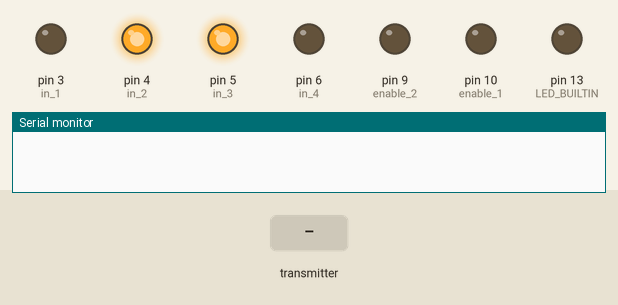
This sketch was run on a simulated Arduino Uno, built with avr-gcc and run on an emulated ATmega328P. Parts: output pins drawn as LEDs (lit = HIGH), the last lines printed to the serial monitor. Inputs (shaded band) come from the test bench. No radio packets arrive unless stated.

Above: at 1.2 s.
1.3 s: the transmitter starts sending msg.0 = 0
At 1.9 s:
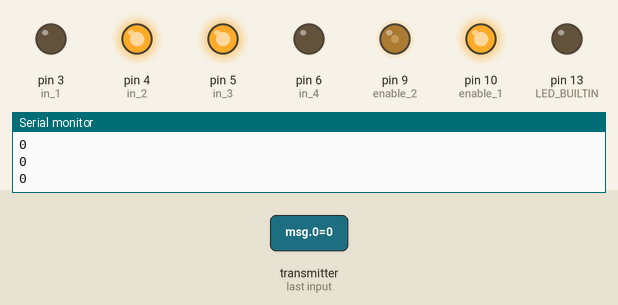
2.8 s: the transmitter starts sending msg.0 = 1
At 3.5 s:
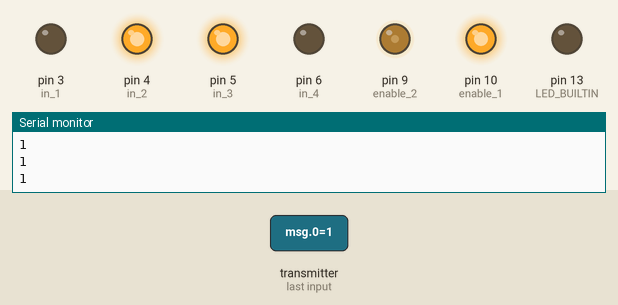
Timing chart, 0 to 5.8 s (numbered marks = the images above; inputs shaded):
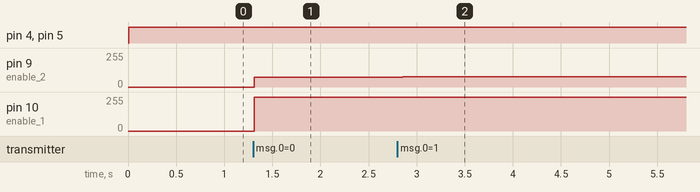

Measured:
- after the input at 1.3 s, pin 9 (enable_2): 0/255 → 75/255 at once; pin 10 (enable_1): 0/255 → 255/255 at once
- after the input at 2.8 s, pin 9 (enable_2): 75/255 → 76/255 after 0.06 s; pin 10 (enable_1): 255/255 → 254/255 after 0.06 s

The sketch:

kod_pojazd_arduino.ino
```cpp
#include <Arduino.h>
#include <SPI.h>
#include "nRF24L01.h"
#include "RF24.h"

#define in_1 3
#define in_2 4
#define in_3 5
#define in_4 6

#define enable_2 9
#define enable_1 10

int msg[1];
RF24 radio(7,8);

int odebrane=0;

// to jest ok
const uint64_t pipe = 0xE8E8F0F0E1LL;


void setup() {

  pinMode(in_1, OUTPUT);
  pinMode(in_2, OUTPUT);
  pinMode(in_3, OUTPUT);
  pinMode(in_4, OUTPUT);

  pinMode(LED_BUILTIN, OUTPUT);

  pinMode(enable_2, OUTPUT);
  pinMode(enable_1, OUTPUT);


  digitalWrite(in_1, 1);
  digitalWrite(in_2, 0);
  analogWrite(enable_1, 0);

  digitalWrite(in_3, 0);
  digitalWrite(in_4, 1);
  analogWrite(enable_2, 0);

  Serial.begin(9600);
  radio.begin();
  radio.openReadingPipe(1,pipe);
  radio.startListening();


}

void loop() {

  if (radio.available())
  {
    bool done = false;
    while (!done)
    {
       radio.read(msg, 1);
       done= !done;
       Serial.println(msg[0]);
       odebrane = msg[0];
       //Serial.print(msg[1]);
       //Serial.println(msg[2]);
    if ((odebrane < 100) && (odebrane>80))
    {
      digitalWrite(in_3, 1);
      digitalWrite(in_4, 0);
      analogWrite(enable_2, 220);
      digitalWrite(in_1, 0);
      digitalWrite(in_2, 1);
      analogWrite(enable_1, 220);
      delay(10);
    }
    else
    {
      int tmp=(90-odebrane);
      if(tmp>255) tmp=255;
      analogWrite(enable_1, 165+tmp);
      analogWrite(enable_2, 165-tmp);
    }

    delay(10);}
  }
  else
  {
  //Serial.println("Radio nie dostępne");
      digitalWrite(in_3, 1);
      digitalWrite(in_4, 0);
      analogWrite(enable_2, 0);
      digitalWrite(in_1, 0);
      digitalWrite(in_2, 1);
      analogWrite(enable_1, 0);
  }
  delay(100);

}
```
